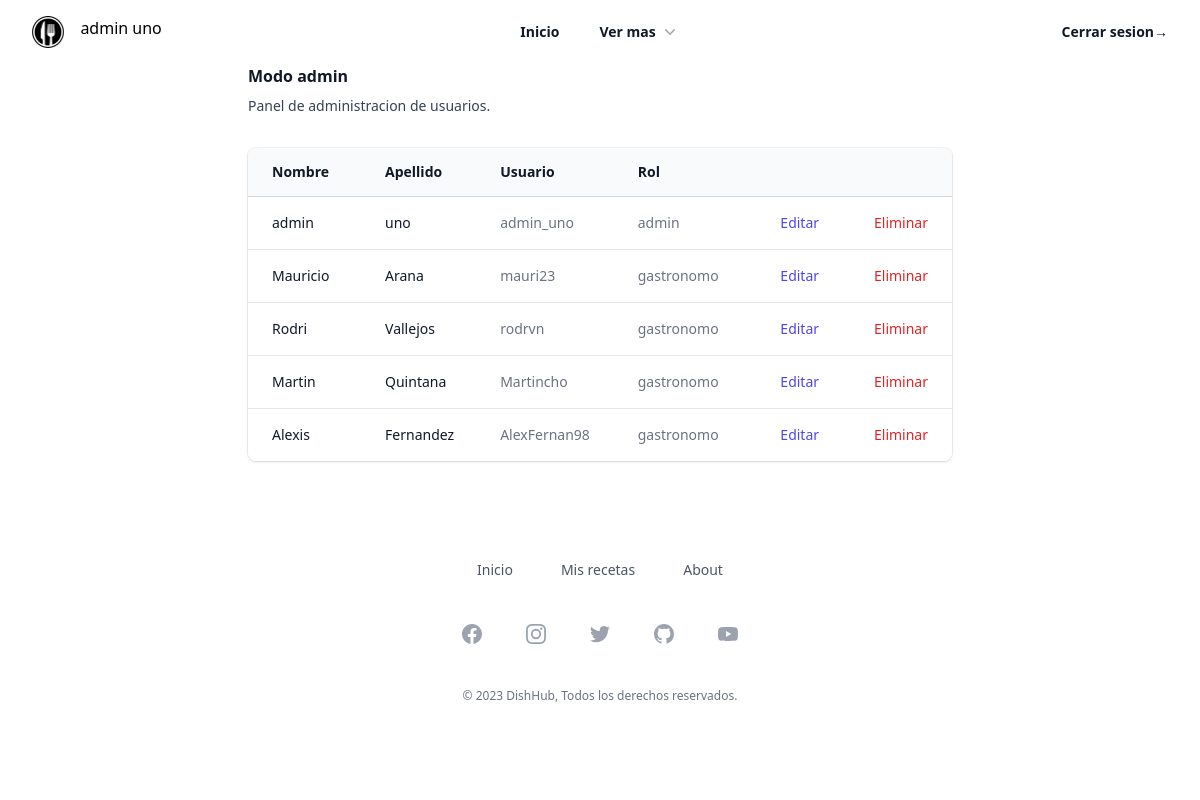
The page /admin (signed in) on the database its author committed.
### models.py (models this page shows, shortened)
class User(db.Model, UserMixin):
    id = db.Column(db.Integer, primary_key=True)
    username = db.Column(db.String(12), unique=True, nullable=False)
    correo_user = db.Column(db.String, unique = True, nullable = False)
    nombre = db.Column(db.String(50))
    apellido = db.Column(db.String(50))
    password = db.Column(db.String(400))
    rol = db.Column(db.String(15), default='gastronomo') # Hacemos que el rol default sea gastronomo
    recetas = db.relationship('Receta', backref = 'user')

### app.py (the view)
@app.route("/admin", methods=['GET', 'POST'])
@login_required
@modo_admin
def admin():
    users = User.query.all()
    print(users)
    print(f'ID DEL USER {current_user.username}')
    return render_template("admin.html", users=users)

### app.py (called while the page is built)
@login_manager.user_loader
def load_user(id):
    return User.query.get(int(id))

### funciones.py (called while the page is built)
def modo_admin(func):
    @wraps(func)
    def decorador(*args, **kwargs):
        id = kwargs.get('id')
        user = User.query.get(id)
        if current_user.rol == 'admin':
            return func(*args, **kwargs)
        else:
            flash('no tienes los permisos', category='error')
            return redirect(url_for('home')) # Devuelve al home
    return decorador

### templates/admin.html (shortened to what this page needs)
{% extends 'base.html' %}
{% block body %}
<div class="mx-auto max-w-7xl px-4 sm:px-6 lg:px-8">
    <div class="mx-auto max-w-3xl">
        <div class="px-4 sm:px-6 lg:px-8">
            <div class="sm:flex sm:items-center">
              <div class="sm:flex-auto">
                <h1 class="text-base font-semibold leading-6 text-gray-900">Modo admin</h1>
                <p class="mt-2 text-sm text-gray-700">Panel de administracion de usuarios.</p>
              </div>
            </div>
            <div class="mt-8 flow-root">
                <div class="-mx-4 -my-2 overflow-x-auto sm:-mx-6 lg:-mx-8">
                    <div class="inline-block min-w-full py-2 align-middle sm:px-6 lg:px-8">
                        <div class="overflow-hidden shadow ring-1 ring-black ring-opacity-5 sm:rounded-lg">
                            <table class="min-w-full divide-y divide-gray-300">
                                <thead class="bg-gray-50">
                                    <tr>
                                        <th scope="col" class="py-3.5 pl-4 pr-3 text-left text-sm font-semibold text-gray-900 sm:pl-6">Nombre</th>
                                        <th scope="col" class="py-3.5 pl-4 pr-3 text-left text-sm font-semibold text-gray-900 sm:pl-6">Apellido</th>
                                        <th scope="col" class="px-3 py-3.5 text-left text-sm font-semibold text-gray-900">Usuario</th>
                                        <th scope="col" class="px-3 py-3.5 text-left text-sm font-semibold text-gray-900">Rol</th>
                                        <th scope="col" class="relative py-3.5 pl-3 pr-4 sm:pr-6">
                                        </th>
                                        <th scope="col" class="relative py-3.5 pl-3 pr-4 sm:pr-6">
                                        </th>
                                    </tr>
                                </thead>
                                <tbody class="divide-y divide-gray-200 bg-white">
                                    {% for user in users %}
                                    <tr>
                                        <td class="whitespace-nowrap py-4 pl-4 pr-3 text-sm font-medium text-gray-900 sm:pl-6">  {{ user.nombre }}</td>
                                        <td class="whitespace-nowrap py-4 pl-4 pr-3 text-sm font-medium text-gray-900 sm:pl-6">  {{ user.apellido  }}</td>
                                        <td class="whitespace-nowrap px-3 py-4 text-sm text-gray-500">{{ user.username  }}</td>
                                        <td class="whitespace-nowrap px-3 py-4 text-sm text-gray-500">{{ user.rol  }}</td>
                                        <td class="relative whitespace-nowrap py-4 pl-3 pr-4 text-right text-sm font-medium sm:pr-6">
                                            <a href="user_edit/{{user.id}}" class="text-indigo-600 hover:text-indigo-900">Editar<span class="sr-only">Editar usuario</span></a>
                                        </td>
                                        <td class="relative whitespace-nowrap py-4 pl-3 pr-4 text-right text-sm font-medium sm:pr-6">
                                            <a onclick="check()" href="/user_del/{{user.id}}" class="text-red-600 hover:text-red-900">Eliminar<span class="sr-only">Eliminar usuario</span></a>
                                        </td>
                                    </tr>
                                    {% endfor %}
                                </tbody>
                            </table>
                        </div>
                    </div>
                </div>
            </div>
        </div>
    </div>
</div>
{% endblock %}

### templates/base.html (shortened to what this page needs)
<!DOCTYPE html>
<html lang="en">
<head>
    <script src="https://cdn.tailwindcss.com"></script>
</head>
<body>
<header class="bg-white">
  <nav class="mx-auto flex max-w-7xl items-center justify-between p-4 lg:px-8" aria-label="Global">
      <div class="flex lg:flex-1">
        <a href="/home" class="-m-1.5 p-1.5">
          <img class="h-8 w-auto" src="{{ url_for('static', filename='dish_hub_icon.png') }}" alt="DishHub_logo">
        </a>
        <p class="pl-4">{{current_user.nombre}} {{current_user.apellido}}</p>
      </div>
      <a href="/home" class="text-sm pr-10 font-semibold leading-6 text-gray-900">Inicio</a>
    <div  class="hidden lg:flex lg:gap-x-12">
      <div class="relative">
        <button onclick="slide()" type="button" class="flex items-center gap-x-1 text-sm font-semibold leading-6 text-gray-900" aria-expanded="false">
          Ver mas
          <svg class="h-5 w-5 flex-none text-gray-400" viewBox="0 0 20 20" fill="currentColor" aria-hidden="true">
            <path fill-rule="evenodd" d="M5.23 7.21a.75.75 0 011.06.02L10 11.168l3.71-3.938a.75.75 0 111.08 1.04l-4.25 4.5a.75.75 0 01-1.08 0l-4.25-4.5a.75.75 0 01.02-1.06z" clip-rule="evenodd" />
          </svg>
        </button>
      </div>
    </div>
    <div class="hidden lg:flex lg:flex-1 lg:justify-end">
      {% if current_user.is_authenticated %}
      <a href="/logout" class="text-sm font-semibold leading-6 text-gray-900">Cerrar sesion<span aria-hidden="true">&rarr;</span></a>
      {% else %}
      <a href="/register" class="text-sm font-semibold leading-6 text-gray-900 pr-4">Registrarse </a>
      <a href="/login" class="text-sm font-semibold leading-6 text-gray-900">Iniciar Sesion <span aria-hidden="true">&rarr;</span></a>
      {% endif %}
    </div>
  </nav>
</header>
<div id="flash-message" class="message-container fixed top-0 right-0 p-4 w-screen">
</div>
    {% block body%}
    {% endblock %}
<footer class="inset-x-0 bottom-0 bg-white">
  <div class="mx-auto max-w-7xl overflow-hidden px-6 py-20 sm:py-24 lg:px-8">
    <nav class="-mb-6 columns-2 sm:flex sm:justify-center sm:space-x-12" aria-label="Footer">
      <div class="pb-6">
        <a href="/home" class="text-sm leading-6 text-gray-600 hover:text-gray-900">Inicio</a>
      </div>
      <div class="pb-6">
        <a href="/your_recipes" class="text-sm leading-6 text-gray-600 hover:text-gray-900">Mis recetas</a>
      </div>
      <div class="pb-6">
        <a href="#" class="text-sm leading-6 text-gray-600 hover:text-gray-900">About</a>
      </div>
    </nav>
    <div class="mt-10 flex justify-center space-x-10">
      <a href="#" class="text-gray-400 hover:text-gray-500">
      </a>
      <a href="#" class="text-gray-400 hover:text-gray-500">
      </a>
      <a href="#" class="text-gray-400 hover:text-gray-500">
      </a>
      <a href="https://github.com/mauriaranam/DishHub" target="_blank" class="text-gray-400 hover:text-gray-500">
      </a>
      <a href="https://www.youtube.com/watch?v=xqpeVnqldeM" target="_blank" class="text-gray-400 hover:text-gray-500">
      </a>
    </div>
    <p class="mt-10 text-center text-xs leading-5 text-gray-500">&copy; 2023 DishHub, Todos los derechos reservados.</p>
  </div>
</footer>
</body>
</html>

### rows shown on the page
User: nombre "admin", apellido "uno", username "admin_uno", rol "admin"
User: nombre "Mauricio", apellido "Arana", username "mauri23", rol "gastronomo"
User: nombre "Rodri", apellido "Vallejos", username "rodrvn", rol "gastronomo"
User: nombre "Martin", apellido "Quintana", username "Martincho", rol "gastronomo"
User: nombre "Alexis", apellido "Fernandez", username "AlexFernan98", rol "gastronomo"
